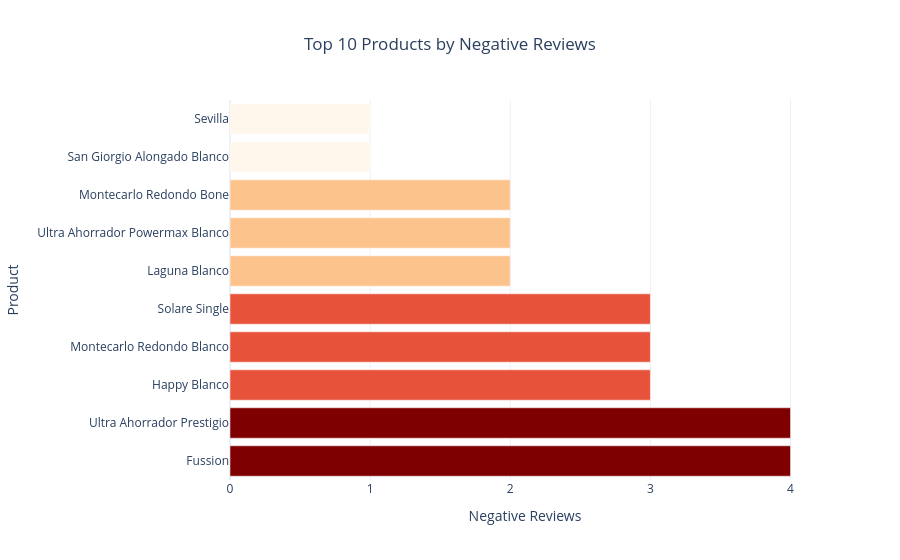

Source (notebook cell):
### Code cell
# Chart 5 — Top 10 products by negative reviews
negative_df = df[df['Sentiment_GPT'] == 'Negative']
top_negative = negative_df['Product Name'].value_counts().head(10).reset_index()
top_negative.columns = ['Product', 'Negative Reviews']
top_negative['Product'] = top_negative['Product'].str.replace('Sanitario ', '')

fig = px.bar(
    top_negative,
    x='Negative Reviews', y='Product',
    orientation='h',
    title='Top 10 Products by Negative Reviews',
    color='Negative Reviews',
    color_continuous_scale='OrRd',
    template='plotly_white'
)
fig.update_layout(title_x=0.5, showlegend=False, coloraxis_showscale=False)
fig.show()

### Figure 1 — Plotly figure (JSON) as saved in the notebook; plotly's stock layout.template omitted (floating-point values rounded to 4 significant figures)
{"data": [{"hovertemplate": "Negative Reviews=%{marker.color}<br>Product=%{y}<extra></extra>", "legendgroup": "", "marker": {"color": [4, 4, 3, 3, 3, 2, 2, 2, 1, 1], "coloraxis": "coloraxis", "pattern": {"shape": ""}}, "name": "", "orientation": "h", "showlegend": false, "textposition": "auto", "type": "bar", "x": [4, 4, 3, 3, 3, 2, 2, 2, 1, 1], "xaxis": "x", "y": ["Fussion", "Ultra Ahorrador Prestigio", "Happy Blanco", "Montecarlo Redondo Blanco", "Solare Single", "Laguna Blanco", "Ultra Ahorrador Powermax Blanco", "Montecarlo Redondo Bone", "San Giorgio Alongado Blanco", "Sevilla"], "yaxis": "y"}], "layout": {"barmode": "relative", "coloraxis": {"colorbar": {"title": {"text": "Negative Reviews"}}, "colorscale": [[0, "rgb(255,247,236)"], [0.125, "rgb(254,232,200)"], [0.25, "rgb(253,212,158)"], [0.375, "rgb(253,187,132)"], [0.5, "rgb(252,141,89)"], [0.625, "rgb(239,101,72)"], [0.75, "rgb(215,48,31)"], [0.875, "rgb(179,0,0)"], [1, "rgb(127,0,0)"]], "showscale": false}, "legend": {"tracegroupgap": 0}, "showlegend": false, "title": {"text": "Top 10 Products by Negative Reviews", "x": 0.5}, "xaxis": {"anchor": "y", "domain": [0, 1], "title": {"text": "Negative Reviews"}}, "yaxis": {"anchor": "x", "domain": [0, 1], "title": {"text": "Product"}}}}
